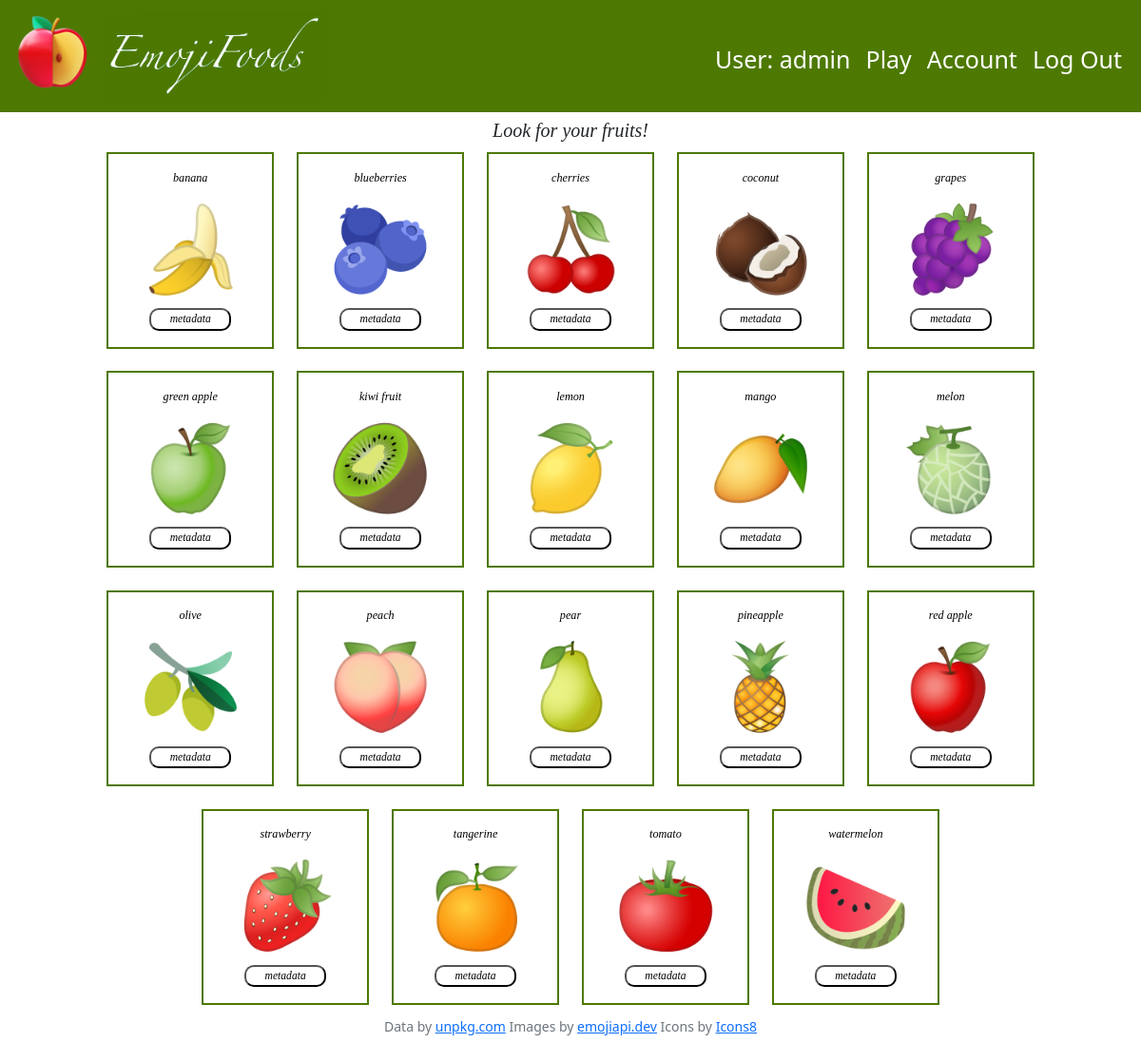
The app's page /fruit (signed in) with its own data.
### tables this page shows
CREATE TABLE users (
user_id INTEGER PRIMARY KEY,
username TEXT UNIQUE,
password TEXT
);

CREATE TABLE emojis (emoji_id INTEGER PRIMARY KEY, codes TEXT,    name TEXT, img_name TEXT, char TEXT, subgroup TEXT);

### app.py (the view)
@app.route("/fruit")
@login_required
def fruit():
    user_id = session["user_id"]
    username = db.execute("SELECT username FROM users WHERE user_id = ?", user_id)[0]["username"]
    list_fruit = db.execute("SELECT * FROM emojis WHERE subgroup = ? ORDER BY name", "food-fruit")
    return render_template("fruit.html", list_subgroup=list_fruit, username=username)

### app.py (called while the page is built)
@app.after_request
def after_request(response):
    response.headers["Cache-Control"] = "no-cache, no-store, must-revalidate"
    response.headers["Expires"] = 0
    response.headers["Pragma"] = "no-cache"
    return response

### helpers.py (called while the page is built)
def login_required(f):
    @wraps(f)
    def decorated_function(*args, **kwargs):
        if session.get("user_id") is None:
            return redirect("/login")
        return f(*args, **kwargs)
    return decorated_function

### templates/fruit.html (shortened to what this page needs)
{% extends "layout.html" %}
{% block main %}
    <h2 id="headers">Look for your fruits!</h2>
    <div class="items-container">
        {% for item in list_subgroup %}
            <div class="items-cols">
                <p class="emoji-name">{{ item["name"] }}</p>
                <img class="image-sell" src="/static/images_food/{{ item['img_name'] }}" alt="/static/images/{{ item['img_name'] }}">
                <form action="/metadata" method="post">
                    <button type="submit" class="info-btn" name="submit_meta" value="{{ item['codes'] }}">metadata</button>
                </form>
            </div>
        {% endfor %}
    </div>
{% endblock %}

### templates/layout.html (shortened to what this page needs)
<!DOCTYPE html>
<html lang="en">
    <head>
        <link href="https://cdn.jsdelivr.net/npm/bootstrap@5.1.3/dist/css/bootstrap.min.css" rel="stylesheet">
        <link href="/static/styles.css" rel="stylesheet">
    </head>
    <body>
        <nav class="navbar navbar-expand-md navbar-light" id="signer">
            <div class="container-fluid">
                <a class="navbar-brand" href="/">
                    <img id="emojiimage"src="/static/images_design/apple.png">
                    <img id="emojisign" src="/static/images_design/emojifoods.png">
                </a>
                <div class="collapse navbar-collapse" id="navbar">
                    {% if session["user_id"] %}
                        <ul class="navbar-nav ms-auto mt-2">
                            <li class="nav-item"><a class="nav-link">User: {{ username }}</a></li>
                            <li class="nav-item"><a class="nav-link" href="/play">Play</a></li>
                            <li class="nav-item"><a class="nav-link" href="/account">Account</a></li>
                            <li class="nav-item"><a class="nav-link" href="/logout">Log Out</a></li>
                        </ul>
                    {% else %}
                        <ul class="navbar-nav ms-auto mt-2">
                            <li class="nav-item"><a class="nav-link" href="/register">Register</a></li>
                            <li class="nav-item"><a class="nav-link" href="/login">Log In</a></li>
                        </ul>
                    {% endif %}
                </div>
            </div>
        </nav>
        <main>
            <div class="container-fluid pt-2">
                {% block main %}{% endblock %}
            </div>
        </main>
        <footer class="mb-5 small text-center text-muted">
            Data by <a href="https://unpkg.com/emoji.json@14.0.0/emoji.json">unpkg.com</a>
            Images by <a href="https://emojiapi.dev/">emojiapi.dev</a>
            Icons by <a target="_blank" href="https://icons8.com">Icons8</a>
        </footer>
    </body>
</html>

### static/styles.css (style rules this page uses)
#navbar .nav-link { font-size: 25px; color: #FFFFFF; }
nav .navbar-brand { font-size: xx-large; }
#signer { background-color: #4D7902; }
#emojiimage { width: 13%; object-fit: cover; }
#emojisign { width: 35%; object-fit: cover; }
.container-fluid { margin-right: auto; margin-left: auto; }
#headers { font: italic 150% Georgia; font-size: calc(0.5rem + 1vw); text-align: center; margin: auto; }
.emoji-name { width: 100%; float: right; margin-top: 10%; font: italic 100% Georgia; font-size: calc(0.01rem + 1vw); text-align: center; }
.image-sell { display: block; width: 60%; margin-left: auto; margin-right: auto; margin-bottom: 6%; }
.items-container { width: 100%; display: flex; flex-wrap: wrap; justify-content: center; }
.items-container>* { flex: 0 0 15%; }
.items-cols { background-color: #FFFFFF; border: 2px solid #4D7902; color: black; margin: 1% 1% 1% 1%; cursor: default; width: 15%; }
.info-btn { display: flex; width: 50%; height: 12%; margin-left: auto; margin-right: auto; margin-bottom: 10%; background-color:#FFFFFF; border-radius: 10px; justify-content: center; font-size: calc(0.35rem + 0.5vw); font-family: georgia; font-style: italic; }

### records on screen
users: username "admin"
emojis: name "banana", img_name (picture)
emojis: name "blueberries", img_name (picture)
emojis: name "cherries", img_name (picture)
emojis: name "coconut", img_name (picture)
emojis: name "grapes", img_name (picture)
emojis: name "green apple", img_name (picture)
emojis: name "kiwi fruit", img_name (picture)
emojis: name "lemon", img_name (picture)
emojis: name "mango", img_name (picture)
emojis: name "melon", img_name (picture)
emojis: name "olive", img_name (picture)
emojis: name "peach", img_name (picture)
emojis: name "pear", img_name (picture)
emojis: name "pineapple", img_name (picture)
emojis: name "red apple", img_name (picture)
emojis: name "strawberry", img_name (picture)
emojis: name "tangerine", img_name (picture)
emojis: name "tomato", img_name (picture)
emojis: name "watermelon", img_name (picture)
